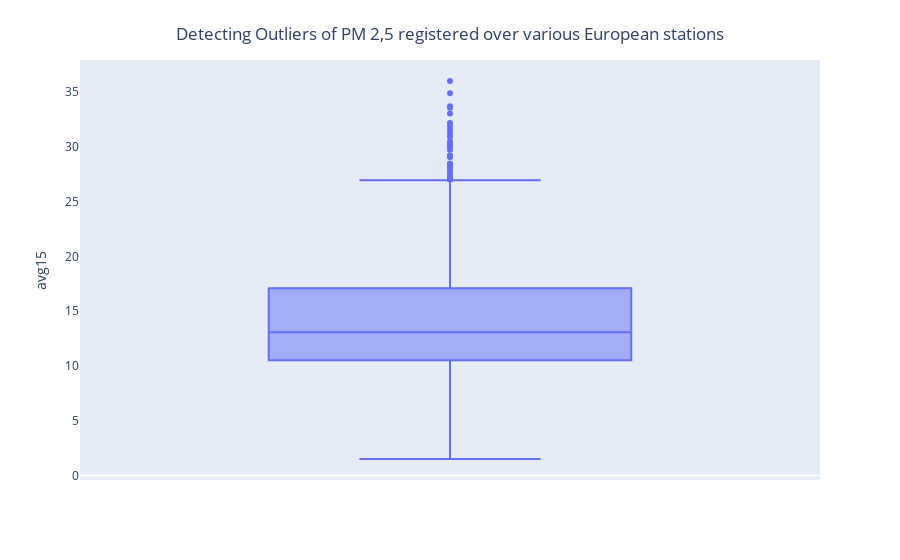

Write notebook code for a chart like this one.
### Markdown cell above
Here I used the **box** function of Plotly express

### Code cell
fig = px.box(data_frame = df_air_quality, y = "avg15")
fig.update_layout(
    title={
        'text': "Detecting Outliers of PM 2,5 registered over various European stations",
        'y':0.95,
        'x':0.5,
        'xanchor': 'center',
        'yanchor': 'top'})
fig.update_yaxes(showgrid=False)
fig.show()

### Figure 1 — Plotly figure (JSON) as saved in the notebook; plotly's stock layout.template omitted (floating-point values rounded to 4 significant figures; data arrays with more than 128 entries replaced by an {"elided": "..."} marker saying what was removed)
{"data": [{"alignmentgroup": "True", "hovertemplate": "avg15=%{y}<extra></extra>", "legendgroup": "", "marker": {"color": "#636efa"}, "name": "", "notched": false, "offsetgroup": "", "orientation": "v", "showlegend": false, "type": "box", "x0": " ", "xaxis": "x", "y": {"elided": "710 float values"}, "y0": " ", "yaxis": "y"}], "layout": {"boxmode": "group", "legend": {"tracegroupgap": 0}, "margin": {"t": 60}, "title": {"text": "Detecting Outliers of PM 2,5 registered over various European stations", "x": 0.5, "xanchor": "center", "y": 0.95, "yanchor": "top"}, "xaxis": {"anchor": "y", "domain": [0, 1]}, "yaxis": {"anchor": "x", "domain": [0, 1], "showgrid": false, "title": {"text": "avg15"}}}}
